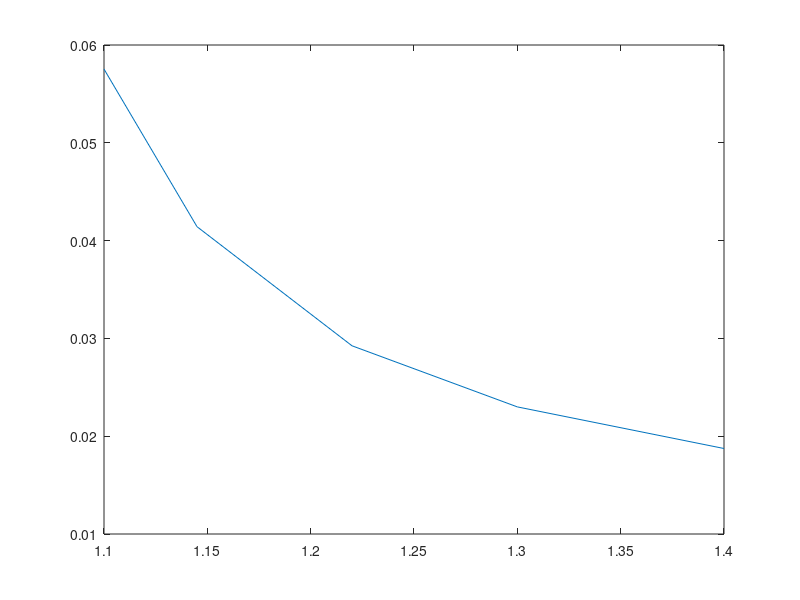

Write the MATLAB code that produced this figure. (Note: this script raises an error after producing the figure.)
% Joshua snakes radius prediction

alpha = 85*pi/180; beta = 58*pi/180; gamma = 0*pi/180 ;% in radians
% load Material_fit_6088.mat
% lambda1 = Material_fit(:,2);
lambda1 = [  1.0250 1.0400 1.0700 1.1000 1.1450 1.2200 1.3000 1.4000];
X = alpha/abs(alpha)*cos(beta)*sqrt(1-lambda1.^2.*cos(alpha)^2)...
    - beta/abs(beta)*cos(alpha)*sqrt(1-lambda1.^2*cos(beta)^2);

W = beta/abs(beta)*sin(alpha)*sqrt(1-lambda1.^2*cos(beta)^2)...
    - alpha/abs(alpha)*sin(beta)*sqrt(1-lambda1.^2*cos(alpha)^2);
r = .0052;

rho = (r * lambda1 .* X)./(sin(alpha-beta).*lambda1...
    - sqrt((sin(alpha-beta)*sec(gamma)).^2 - tan(gamma).^2*(tan(gamma).*X + W).^2));

% plot(Material_fit(13:end,1), rho(13:end))
% plot(Material_fit(Material_fit(:,1)>10 & Material_fit(:,1)< 24), rho(Material_fit(:,1)>10 & Material_fit(:,1)< 24)/2)
plot(lambda1(4:end), rho(4:end))

%% after running getshapegravity without gravity
coeff = pca([shape(:,1), shape(:,2), shape(:,3)])

